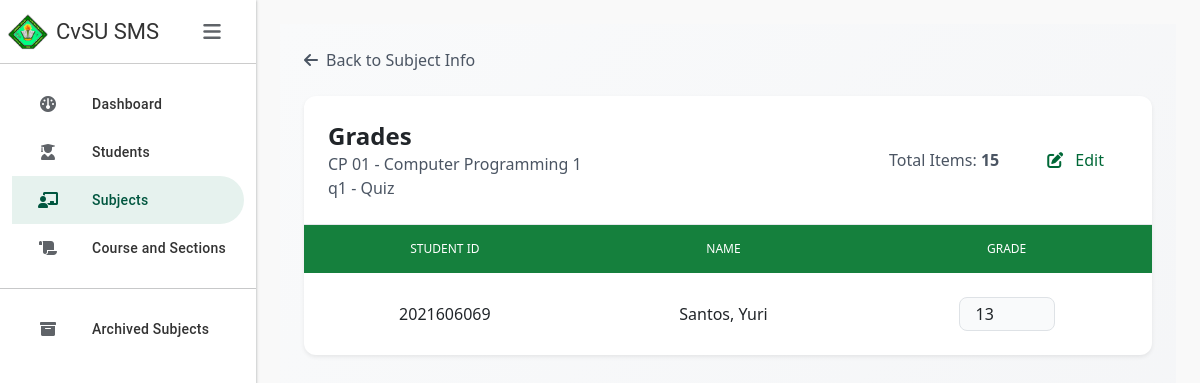
/activities/33/grades/, run on the app's committed database.
### SMSapp/models.py (models this page shows, shortened)
class Activity(models.Model):
    activity_id = models.AutoField(primary_key=True)
    subject = models.ForeignKey(Subject, on_delete=models.CASCADE)
    activity_name = models.CharField(max_length=100)
    activity_type = models.CharField(max_length=50)
    total_items = models.IntegerField()

class Subject(models.Model):
    SEMESTER_CHOICES = [
        (1, '1st Semester'),
        (2, '2nd Semester'),
        (3, 'Summer'),
    ]
    subject_code = models.CharField(max_length=20, primary_key=True)
    subject_title = models.CharField(max_length=100)
    course = models.ForeignKey(Course, on_delete=models.CASCADE, null=True, blank=True)  # Make course optional
    school_year = models.CharField(max_length=20)
    semester = models.PositiveSmallIntegerField(choices=SEMESTER_CHOICES)
    year_level = models.PositiveSmallIntegerField()
    section = models.CharField(max_length=20)
    archive = models.BooleanField(default=False)
    archived = models.BooleanField(default=False)
    is_active = models.BooleanField(default=True)
    archived_date = models.DateTimeField(null=True, blank=True)
    class Meta:
        ordering = ['subject_code']

class StudentSubjectEnrollment(models.Model):
    student = models.ForeignKey(Student, on_delete=models.CASCADE)
    subject = models.ForeignKey(Subject, on_delete=models.CASCADE)

class Student(models.Model):
    STATUS_CHOICES = [
        ('R', 'Regular'),
        ('I', 'Irregular')
    ]
    student_id = models.CharField(max_length=20, primary_key=True)
    last_name = models.CharField(max_length=50)
    first_name = models.CharField(max_length=50)
    middle_name = models.CharField(max_length=50, blank=True, null=True)
    course = models.ForeignKey(Course, on_delete=models.SET_NULL, null=True)
    year_level = models.PositiveSmallIntegerField()
    section = models.CharField(max_length=20)
    date_added = models.DateTimeField(auto_now_add=True)
    status = models.CharField(max_length=1, choices=STATUS_CHOICES, default='R')
    objects = StudentManager()

### SMSapp/views.py (the view)
# urls.py: path('activities/<int:activity_id>/grades/', views.grades, name='grades'),
def grades(request, activity_id):
    activity = Activity.objects.select_related('subject').get(activity_id=activity_id)
    enrollments = StudentSubjectEnrollment.objects.filter(
        subject=activity.subject
    ).select_related('student').annotate(
        grade=models.Subquery(
            Grade.objects.filter(
                student=models.OuterRef('student'),
                activity=activity
            ).values('student_grade')[:1]
        )
    ).order_by('student__last_name', 'student__first_name')  # Order by last name, then first name
    context = {
        'activity': activity,
        'enrollments': enrollments,
    }
    return render(request, 'grades.html', context)

### SMSapp/templates/grades.html (shortened to what this page needs)
{% extends 'base.html' %}
{% load static %}
{% block content %}
<div class="min-h-screen p-6 bg-gradient-to-br from-gray-50 to-gray-100">
    <div class="mb-6">
        <button onclick="history.back()"  class="text-gray-600 hover:text-gray-800 flex items-center gap-2">
            <i class="fas fa-arrow-left"></i>
            <span>Back to Subject Info</span>
        </button>
    </div>
    <div class="bg-white rounded-xl shadow-sm">
        <div class="p-6 border-b border-gray-200">
            <div class="flex justify-between items-center">
                <div>
                    <h1 class="text-2xl font-semibold">Grades</h1>
                    <p class="text-gray-600">{{ activity.subject.subject_code }} - {{ activity.subject.subject_title }}</p>
                    <p class="text-gray-600">{{ activity.activity_name }} - {{ activity.activity_type }}</p>
                </div>
                <div class="flex items-center gap-4">
                    <p class="text-gray-600">Total Items: <span class="font-bold">{{ activity.total_items }}</span></p>
                    <button id="editGrades"
                            class="px-4 py-2 text-[#006837] hover:bg-gray-100 rounded-lg transition-colors">
                        <i class="fas fa-edit mr-2"></i>
                        <span>Edit</span>
                    </button>
                </div>
            </div>
        </div>
            <form id="gradesForm">
                <div class="overflow-x-auto">
                    <table class="min-w-full">
                        <thead class="bg-green-700">
                            <tr>
                                <th class="px-6 py-3 text-center text-xs font-medium text-white uppercase">Student ID</th>
                                <th class="px-6 py-3 text-center text-xs font-medium text-white uppercase">Name</th>
                                <th class="px-6 py-3 text-center text-xs font-medium text-white uppercase">Grade</th>
                            </tr>
                        </thead>
                        <tbody class="divide-y divide-gray-200">
                            {% for enrollment in enrollments %}
                            <tr>
                                <td class="px-6 py-4 text-center">{{ enrollment.student.student_id }}</td>
                                <td class="px-6 py-4 text-center">{{ enrollment.student.last_name }}, {{ enrollment.student.first_name }}</td>
                                <td class="px-6 py-4 text-center">
                                    <input type="text"
                                           class="grade-input w-24 px-3 py-1 rounded-lg border border-gray-300 focus:ring-2 focus:ring-[#006837]/20 focus:border-[#006837] bg-gray-50"
                                           data-student-id="{{ enrollment.student.student_id }}"
                                           value="{{ enrollment.grade|default:'N/A' }}"
                                           readonly>
                                </td>
                            </tr>
                            {% empty %}
                            <tr>
                                <td colspan="3" class="px-6 py-4 text-center text-gray-500">No students enrolled in this subject.</td>
                                </tr>
                            {% endfor %}
                        </tbody>
                    </table>
                </div>
            </form>
    </div>
</div>
{% endblock %}

### SMSapp/templates/base.html (style rules this page uses)
:root { --gc-primary: #00563F; --gc-secondary: #E6F2EE; --gc-text: #333333; --gc-border: #CCCCCC; --gc-hover: #F5F9F7; --sidebar-width: 256px; --sidebar-collapsed-width: 72px; }
body { background-color: #f9f9f9; overflow-x: hidden; }

### data on the page
Activity: subject.subject_code "CP 01", subject.subject_title "Computer Programming 1", activity_name "q1", activity_type "Quiz", total_items "15"
StudentSubjectEnrollment: student.student_id "2021606069", student.last_name "Santos", student.first_name "Yuri", grade "13"
